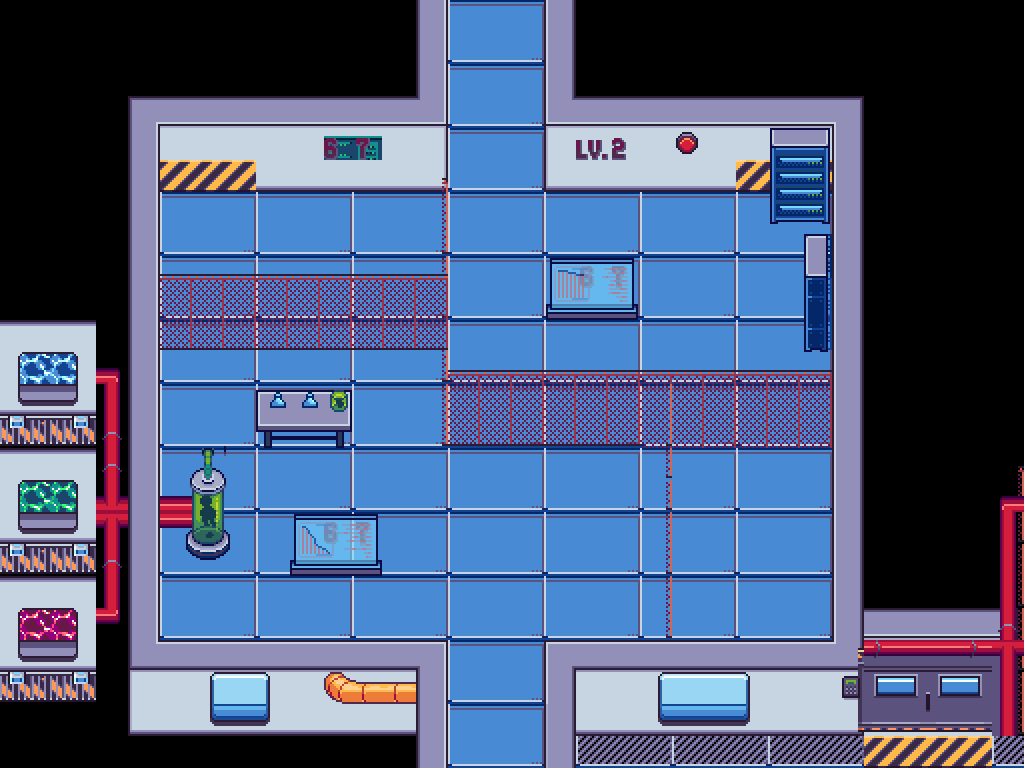

Tiled map render using the project's own tile images. Description and the map definition, with tile-layer contents summarised, below:
An orthogonal 32x24 tile map with 32x32 px tiles, 5 tile layers (Tile Layer 1, wall decoration, laboratory decoration, person, ...), 8 tilesets and 44 objects (17x collision, 8x lampe, 5x ombre, player, ennemi 8, ...).

<map version="1.10" tiledversion="1.12.2" orientation="orthogonal" renderorder="right-down" width="32" height="24" tilewidth="32" tileheight="32" infinite="0" nextlayerid="15" nextobjectid="159">
 <tileset firstgid="1" source="tilesets/laboratory-tileset5.tsx" />
 <tileset firstgid="199" source="tilesets/laboratory-tileset7.tsx" />
 <tileset firstgid="391" source="tilesets/tilesWalls.tsx" />
 <tileset firstgid="583" source="tilesets/laboratory-tileset6.tsx" />
 <tileset firstgid="2140" source="tilesets/tilesFloor32.tsx" />
 <tileset firstgid="2338" source="tilesets/tilesStuff.tsx" />
 <tileset firstgid="2930" source="tilesets/laboratory-tileset2.tsx" />
 <tileset firstgid="2938" source="tilesets/dav65gu-5438904a-c502-4b9f-8a73-053fe69dc2e4.tsx" />
 <layer id="1" name="Tile Layer 1" width="32" height="24">
  <data>[768 cells, 528 non-empty, 51 distinct tile ids]</data>
 </layer>
 <layer id="3" name="wall decoration" width="32" height="24">
  <data>[768 cells, 49 non-empty, 30 distinct tile ids]</data>
 </layer>
 <layer id="4" name="laboratory decoration" width="32" height="24">
  <data>[768 cells, 41 non-empty, 26 distinct tile ids]</data>
 </layer>
 <layer id="5" name="person" width="32" height="24">
  <data>[768 cells, 60 non-empty, 27 distinct tile ids]</data>
 </layer>
 <layer id="8" name="laboratory decoration 2" width="32" height="24">
  <data>[768 cells, 108 non-empty, 46 distinct tile ids]</data>
 </layer>
 <objectgroup id="11" name="spawn">
  <properties>
   <property name="rayon" type="int" value="35" />
  </properties>
  <object id="94" name="player" x="494.663" y="661.081">
   <properties>
    <property name="direction" value="up" />
   </properties>
   <point />
  </object>
  <object id="97" name="ennemi 8" x="489.563" y="280.406">
   <point />
  </object>
  <object id="98" name="ennemi 9" x="574.307" y="523.63">
   <point />
  </object>
  <object id="99" name="ennemi 10" x="735.178" y="261.234">
   <point />
  </object>
  <object id="101" name="ennemi 1" x="463.551" y="541.505">
   <point />
  </object>
  <object id="102" name="ennemi 4" x="203.738" y="420.864">
   <point />
  </object>
  <object id="104" name="ennemi 3" x="302.035" y="224.968">
   <point />
  </object>
  <object id="105" name="ennemi 5" x="377.612" y="464.218">
   <point />
  </object>
  <object id="107" name="ennemi 6" x="605.597" y="596.4">
   <point />
  </object>
  <object id="113" name="ennemi 7" x="762.416" y="509.673">
   <point />
  </object>
  <object id="114" name="ennemi 2" x="775.445" y="558.341">
   <point />
  </object>
  <object id="157" type="collision" x="128" y="192" width="32" height="480" />
 </objectgroup>
 <objectgroup id="10" name="Collision">
  <object id="69" type="collision" x="544" y="0" width="32" height="128" />
  <object id="71" type="collision" x="544" y="-2.46095" width="398.386" height="194.461" />
  <object id="72" type="collision" x="832" y="192" width="109.43" height="480" />
  <object id="73" type="collision" x="544" y="640" width="320" height="125.634" />
  <object id="74" type="collision" x="544" y="736" width="32" height="32" />
  <object id="75" type="collision" x="416" y="640" width="32" height="128" />
  <object id="76" type="collision" x="96.4543" y="640" width="351.546" height="130.414" />
  <object id="81" type="collision" x="96.4543" y="-0.549087" width="351.546" height="192.549" />
  <object id="82" type="collision" x="416" y="0" width="32" height="192" />
  <object id="86" type="collision" x="254.495" y="388.373" width="96" height="64" />
  <object id="115" type="ombre" x="161.552" y="273.396" width="286.779" height="76.4745" />
  <object id="116" type="ombre" x="441.64" y="177.803" width="7.64745" height="100.373" />
  <object id="118" type="ombre" x="440.684" y="350.827" width="7.64745" height="96.5491" />
  <object id="119" type="ombre" x="448" y="368.224" width="384" height="79.7759" />
  <object id="120" type="ombre" x="665.328" y="446.42" width="6.69152" height="196.922" />
  <object id="121" name="lampe" type="collision" x="290.603" y="513.335" width="92.7254" height="61.1796" />
  <object id="122" type="collision" x="772.393" y="130.007" width="54.4881" height="94.6372" />
  <object id="123" type="collision" x="803.938" y="237.071" width="26.7661" height="114.712" />
  <object id="124" name="lampe" type="collision" x="544.881" y="261.925" width="94.6372" height="56.4" />
  <object id="125" name="switch_map" type="switch_map" x="448" y="0" width="96" height="96">
   <properties>
    <property name="target_map" value="salle3" />
   </properties>
  </object>
  <object id="129" type="collision" x="416" y="768" width="160" height="32" />
  <object id="156" type="collision" x="160.555" y="495.625">
   <polygon points="0,0 30.2494,0 30.2494,-17.6843 41.4185,-47.9337 53.0529,-47.4684 63.7565,-19.0804 64.6873,35.834 70.7372,40.0223 70.2718,55.8451 57.7066,64.6873 38.1608,64.6873 24.1996,53.0529 23.7342,33.5071 0,33.0417" />
  </object>
  <object id="158" type="wave_exit" x="448.199" y="70.4071" width="96" height="64" />
 </objectgroup>
 <objectgroup id="12" name="dialogue">
  <object id="128" type="dialogue" x="450.089" y="608.834" width="94.3132" height="31.749" />
 </objectgroup>
 <objectgroup id="13" name="light">
  <object id="130" name="lampe" gid="2918" x="672" y="159.667" width="32" height="32">
   <properties>
    <property name="rayon" type="int" value="50" />
   </properties>
  </object>
  <object id="131" name="lampe" gid="2704" x="768.182" y="160.182" width="32" height="32">
   <properties>
    <property name="rayon" type="int" value="50" />
   </properties>
  </object>
  <object id="132" name="lampe" gid="2705" x="800.182" y="160" width="32" height="32">
   <properties>
    <property name="rayon" type="int" value="50" />
   </properties>
  </object>
  <object id="133" name="lampe" gid="2741" x="768.364" y="192" width="32" height="32">
   <properties>
    <property name="rayon" type="int" value="50" />
   </properties>
  </object>
  <object id="134" name="lampe" gid="2742" x="800.182" y="192.364" width="32" height="32">
   <properties>
    <property name="rayon" type="int" value="50" />
   </properties>
  </object>
  <object id="136" name="lampe" gid="2778" x="768.364" y="223.636" width="32" height="32">
   <properties>
    <property name="rayon" type="int" value="50" />
   </properties>
  </object>
  <object id="137" name="lampe" gid="2779" x="800.182" y="223.636" width="32" height="32">
   <properties>
    <property name="rayon" type="int" value="50" />
   </properties>
  </object>
  <object id="155" name="lampe" x="190" y="480.667" width="32.6667" height="64">
   <properties>
    <property name="rayon" type="int" value="30" />
   </properties>
  </object>
 </objectgroup>
</map>
